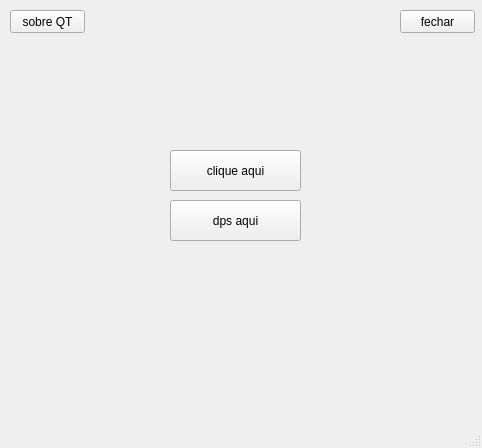
<?xml version="1.0" encoding="UTF-8"?>
<ui version="4.0">
 <class>MainWindow</class>
 <widget class="QMainWindow" name="MainWindow">
  <property name="geometry">
   <rect>
    <x>0</x>
    <y>0</y>
    <width>482</width>
    <height>448</height>
   </rect>
  </property>
  <property name="windowTitle">
   <string>MainWindow</string>
  </property>
  <widget class="QWidget" name="centralwidget">
   <widget class="QPushButton" name="pushButton">
    <property name="geometry">
     <rect>
      <x>170</x>
      <y>150</y>
      <width>131</width>
      <height>41</height>
     </rect>
    </property>
    <property name="text">
     <string>clique aqui</string>
    </property>
   </widget>
   <widget class="QPushButton" name="sobreQT">
    <property name="geometry">
     <rect>
      <x>10</x>
      <y>10</y>
      <width>75</width>
      <height>23</height>
     </rect>
    </property>
    <property name="text">
     <string>sobre QT</string>
    </property>
   </widget>
   <widget class="QPushButton" name="pushButton_2">
    <property name="geometry">
     <rect>
      <x>400</x>
      <y>10</y>
      <width>75</width>
      <height>23</height>
     </rect>
    </property>
    <property name="text">
     <string>fechar</string>
    </property>
   </widget>
   <widget class="QPushButton" name="pushButton_3">
    <property name="geometry">
     <rect>
      <x>170</x>
      <y>200</y>
      <width>131</width>
      <height>41</height>
     </rect>
    </property>
    <property name="text">
     <string>dps aqui</string>
    </property>
   </widget>
  </widget>
  <widget class="QMenuBar" name="menubar">
   <property name="geometry">
    <rect>
     <x>0</x>
     <y>0</y>
     <width>482</width>
     <height>22</height>
    </rect>
   </property>
  </widget>
  <widget class="QStatusBar" name="statusbar"/>
 </widget>
 <resources/>
 <connections>
  <connection>
   <sender>pushButton_2</sender>
   <signal>clicked()</signal>
   <receiver>MainWindow</receiver>
   <slot>close()</slot>
   <hints>
    <hint type="sourcelabel">
     <x>436</x>
     <y>51</y>
    </hint>
    <hint type="destinationlabel">
     <x>437</x>
     <y>80</y>
    </hint>
   </hints>
  </connection>
 </connections>
</ui>
